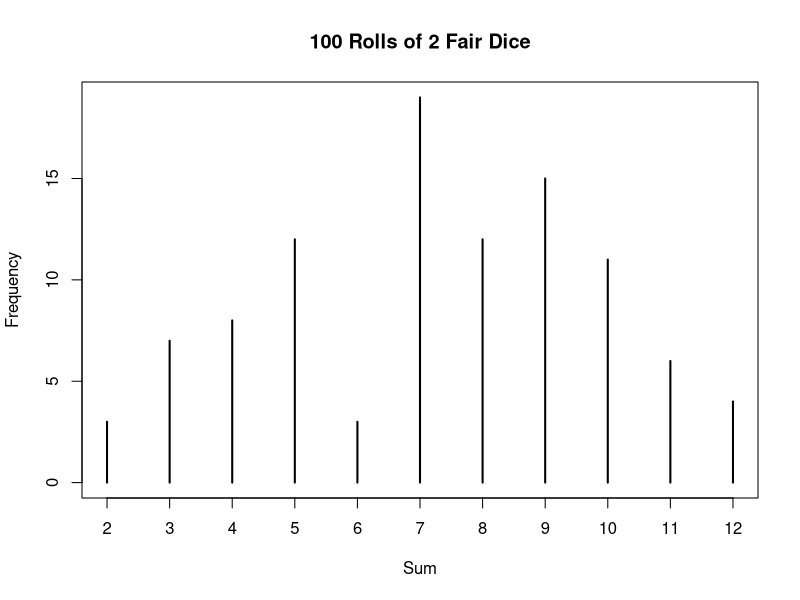
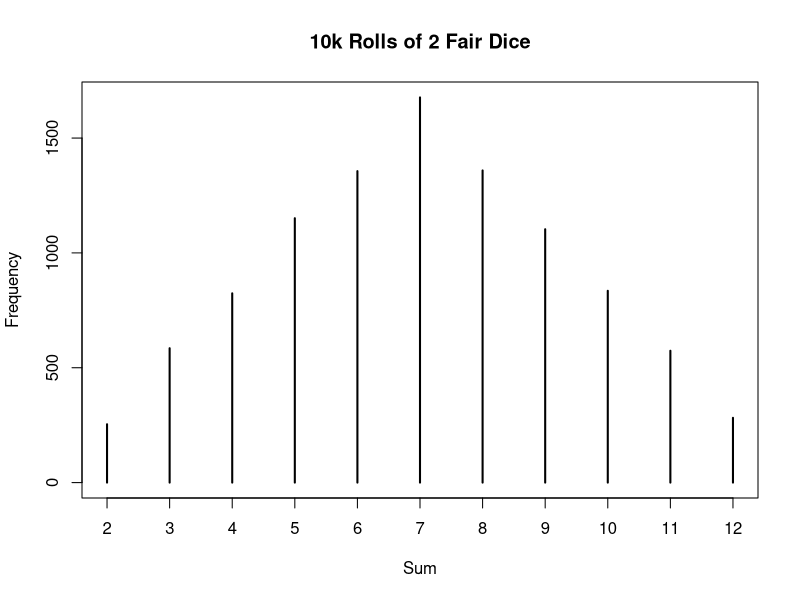

Recreate these plots in R, in order.
## ---- chunk 1
randomnum = sample(x = 1:10, size=5, replace=TRUE)
print(randomnum)
print(sum(randomnum))
## ---- chunk 2
dice.roll <- sample(1:6, size = 2, replace = TRUE)
dice.roll
## ---- chunk 3
two.dice <- function(){
  dice <- sample(1:6, size = 2, replace = TRUE)
  return(sum(dice))
}
## ---- chunk 4
two.dice()
## ---- chunk 5
# set.seed(1) 
sim10<-replicate(n = 10, expr = two.dice())
sim10 #remember, the value returned by the function is the sum of two dice values
## ---- chunk 6
mean(sim10)
## ---- chunk 7
set.seed(123)
sim100<-replicate(n = 100, expr = two.dice())
head(sim100, 10)
## ---- chunk 8
mean(sim100)
## ---- chunk 9
table(sim100)
## ---- chunk 10
table(sim100)/length(sim100)
## ---- chunk 11
plot(table(sim100), xlab = 'Sum', ylab = 'Frequency', main = '100 Rolls of 2 Fair Dice')
## ---- chunk 12
set.seed(7)
sim10k<-replicate(n = 10000, expr = two.dice())
mean(sim10k)
## ---- chunk 13
###################################
# your code here, copy from above and edit the data argument

table(sim10k)

###################################
## ---- chunk 14
###################################
# your code here, copy from above and edit the data argument
plot(table(sim10k), xlab = 'Sum', ylab = 'Frequency', main = '10k Rolls of 2 Fair Dice')


###################################
